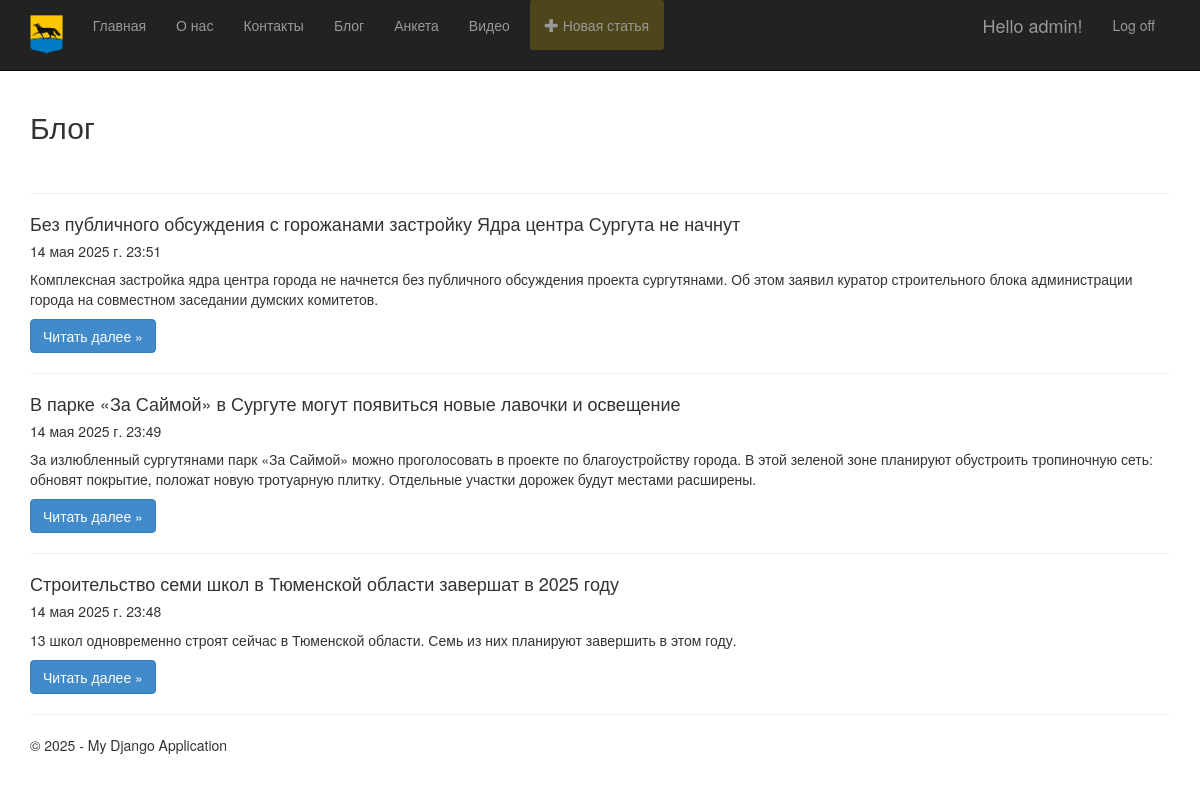
Page /blog/ (signed in) on the committed database.
### app/models.py (models this page shows, shortened)
class Blog(models.Model):
    title = models.CharField(
        max_length=100,
        unique_for_date="posted",
        verbose_name="Заголовок"
    )
    description = models.TextField(verbose_name="Краткое содержание")
    content = models.TextField(verbose_name="Полное содержание")
    posted = models.DateTimeField(
        default=datetime.now,
        db_index=True,
        verbose_name="Дата публикации"
    )
    author = models.ForeignKey(
        User,
        null=True,
        blank=True,
        on_delete=models.SET_NULL,
        verbose_name="Автор"
    )
    image = models.ImageField(
        upload_to='app/content/blog_images/',
        default='app/content/blog_default.jpg',
        verbose_name="Изображение статьи",
        help_text="Рекомендуемый размер: 1200x800px"
    )
    class Meta:
        db_table = "Posts"
        ordering = ["-posted"]
        verbose_name = "статья блога"
        verbose_name_plural = "статьи блога"

### app/views.py (the view)
# urls.py: path('blog/', app.views.blog, name='blog'),
def blog(request):
    posts = Blog.objects.all().order_by('-posted')
    return render(
        request,
        'app/blog.html',
        {
            'title': 'Блог',
            'posts': posts,
            'year': datetime.now().year,
        }
    )

### app/templates/app/blog.html
{% extends "app/layout.html" %}
{% block content %}
<h2>{{ title }}</h2>
<br />
{% for post in posts %}
<hr>
<div class="blog-post">
    <h4>{{ post.title }}</h4>
    <h5>{{ post.posted }}</h5>
    <p>{{ post.description }}</p>
    <p><a href="{% url 'blogpost' post.id %}" class="btn btn-primary">Читать далее &raquo;</a></p>
</div>
{% endfor %}
{% endblock %}

### app/templates/app/loginpartial.html (shortened to what this page needs)
{% if user.is_authenticated %}
<form id="logoutForm" action="/logout/" method="post" class="navbar-right">
    <ul class="nav navbar-nav navbar-right">
        <li><span class="navbar-brand">Hello {{ user.username }}!</span></li>
        <li><a href="javascript:document.getElementById('logoutForm').submit()">Log off</a></li>
    </ul>
</form>
{% else %}
<ul class="nav navbar-nav navbar-right">
    <li><a href="{% url 'login' %}">Log in</a></li>
</ul>
{% endif %}

### app/static/app/content/site.css (style rules this page uses)
body { padding-top: 90px; padding-bottom: 20px; }

### rows in the picture
Blog: title "Без публичного обсуждения с горожанами застройку Ядра центра Сургута не начнут", posted "14 мая 2025 г. 23:51", description "Комплексная застройка ядра центра города не начнется без публичного обсуждения проекта сургутянами. Об этом заявил куратор строительного блока администрации города на совместном заседании думских комитетов."
Blog: title "В парке «За Саймой» в Сургуте могут появиться новые лавочки и освещение", posted "14 мая 2025 г. 23:49", description "За излюбленный сургутянами парк «За Саймой» можно проголосовать в проекте по благоустройству города. В этой зеленой зоне планируют обустроить тропиночную сеть: обновят покрытие, положат новую тротуарную плитку. Отдельные участки дорожек будут местами расширены."
Blog: title "Строительство семи школ в Тюменской области завершат в 2025 году", posted "14 мая 2025 г. 23:48", description "13 школ одновременно строят сейчас в Тюменской области. Семь из них планируют завершить в этом году."

### other values in the picture
{{ user.username }} "admin"
{{ title }} "Блог"
